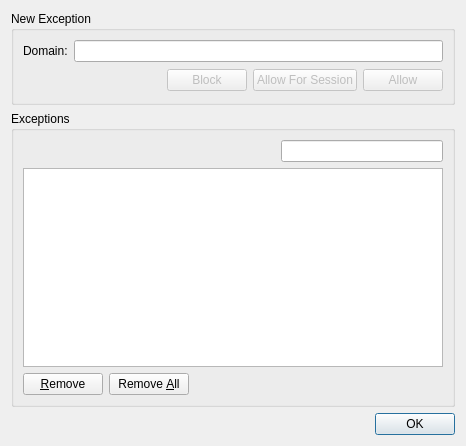
<?xml version="1.0" encoding="UTF-8"?>
<ui version="4.0">
 <class>CookieExceptionsDialog</class>
 <widget class="QDialog" name="CookieExceptionsDialog">
  <property name="geometry">
   <rect>
    <x>0</x>
    <y>0</y>
    <width>466</width>
    <height>446</height>
   </rect>
  </property>
  <property name="windowTitle">
   <string>Cookie Exceptions</string>
  </property>
  <layout class="QVBoxLayout">
   <item>
    <widget class="QGroupBox" name="newExceptionGroupBox">
     <property name="title">
      <string>New Exception</string>
     </property>
     <layout class="QGridLayout">
      <item row="0" column="0">
       <layout class="QHBoxLayout">
        <item>
         <widget class="QLabel" name="label">
          <property name="text">
           <string>Domain:</string>
          </property>
         </widget>
        </item>
        <item>
         <widget class="QLineEdit" name="domainLineEdit"/>
        </item>
       </layout>
      </item>
      <item row="1" column="0">
       <layout class="QHBoxLayout">
        <item>
         <spacer>
          <property name="orientation">
           <enum>Qt::Horizontal</enum>
          </property>
          <property name="sizeHint" stdset="0">
           <size>
            <width>81</width>
            <height>25</height>
           </size>
          </property>
         </spacer>
        </item>
        <item>
         <widget class="QPushButton" name="blockButton">
          <property name="enabled">
           <bool>false</bool>
          </property>
          <property name="text">
           <string>Block</string>
          </property>
         </widget>
        </item>
        <item>
         <widget class="QPushButton" name="allowForSessionButton">
          <property name="enabled">
           <bool>false</bool>
          </property>
          <property name="text">
           <string>Allow For Session</string>
          </property>
         </widget>
        </item>
        <item>
         <widget class="QPushButton" name="allowButton">
          <property name="enabled">
           <bool>false</bool>
          </property>
          <property name="text">
           <string>Allow</string>
          </property>
         </widget>
        </item>
       </layout>
      </item>
     </layout>
    </widget>
   </item>
   <item>
    <widget class="QGroupBox" name="ExceptionsGroupBox">
     <property name="title">
      <string>Exceptions</string>
     </property>
     <layout class="QGridLayout">
      <item row="0" column="0" colspan="3">
       <spacer>
        <property name="orientation">
         <enum>Qt::Horizontal</enum>
        </property>
        <property name="sizeHint" stdset="0">
         <size>
          <width>252</width>
          <height>20</height>
         </size>
        </property>
       </spacer>
      </item>
      <item row="0" column="3">
       <widget class="FilterLineEdit" name="search"/>
      </item>
      <item row="1" column="0" colspan="4">
       <widget class="QTableView" name="exceptionTable">
        <property name="alternatingRowColors">
         <bool>true</bool>
        </property>
        <property name="selectionBehavior">
         <enum>QAbstractItemView::SelectRows</enum>
        </property>
        <property name="textElideMode">
         <enum>Qt::ElideMiddle</enum>
        </property>
        <property name="showGrid">
         <bool>false</bool>
        </property>
        <property name="sortingEnabled">
         <bool>true</bool>
        </property>
        <attribute name="verticalHeaderVisible">
         <bool>false</bool>
        </attribute>
       </widget>
      </item>
      <item row="2" column="0">
       <widget class="QPushButton" name="removeButton">
        <property name="text">
         <string>&amp;Remove</string>
        </property>
       </widget>
      </item>
      <item row="2" column="1">
       <widget class="QPushButton" name="removeAllButton">
        <property name="text">
         <string>Remove &amp;All</string>
        </property>
       </widget>
      </item>
      <item row="2" column="2" colspan="2">
       <spacer>
        <property name="orientation">
         <enum>Qt::Horizontal</enum>
        </property>
        <property name="sizeHint" stdset="0">
         <size>
          <width>40</width>
          <height>20</height>
         </size>
        </property>
       </spacer>
      </item>
     </layout>
    </widget>
   </item>
   <item>
    <widget class="QDialogButtonBox" name="buttonBox">
     <property name="orientation">
      <enum>Qt::Horizontal</enum>
     </property>
     <property name="standardButtons">
      <set>QDialogButtonBox::Ok</set>
     </property>
    </widget>
   </item>
  </layout>
 </widget>
 <customwidgets>
  <customwidget>
   <class>FilterLineEdit</class>
   <extends>QLineEdit</extends>
   <header location="global">widgets/filterlineedit.h</header>
  </customwidget>
 </customwidgets>
 <resources/>
 <connections>
  <connection>
   <sender>buttonBox</sender>
   <signal>accepted()</signal>
   <receiver>CookieExceptionsDialog</receiver>
   <slot>accept()</slot>
   <hints>
    <hint type="sourcelabel">
     <x>381</x>
     <y>428</y>
    </hint>
    <hint type="destinationlabel">
     <x>336</x>
     <y>443</y>
    </hint>
   </hints>
  </connection>
 </connections>
</ui>
